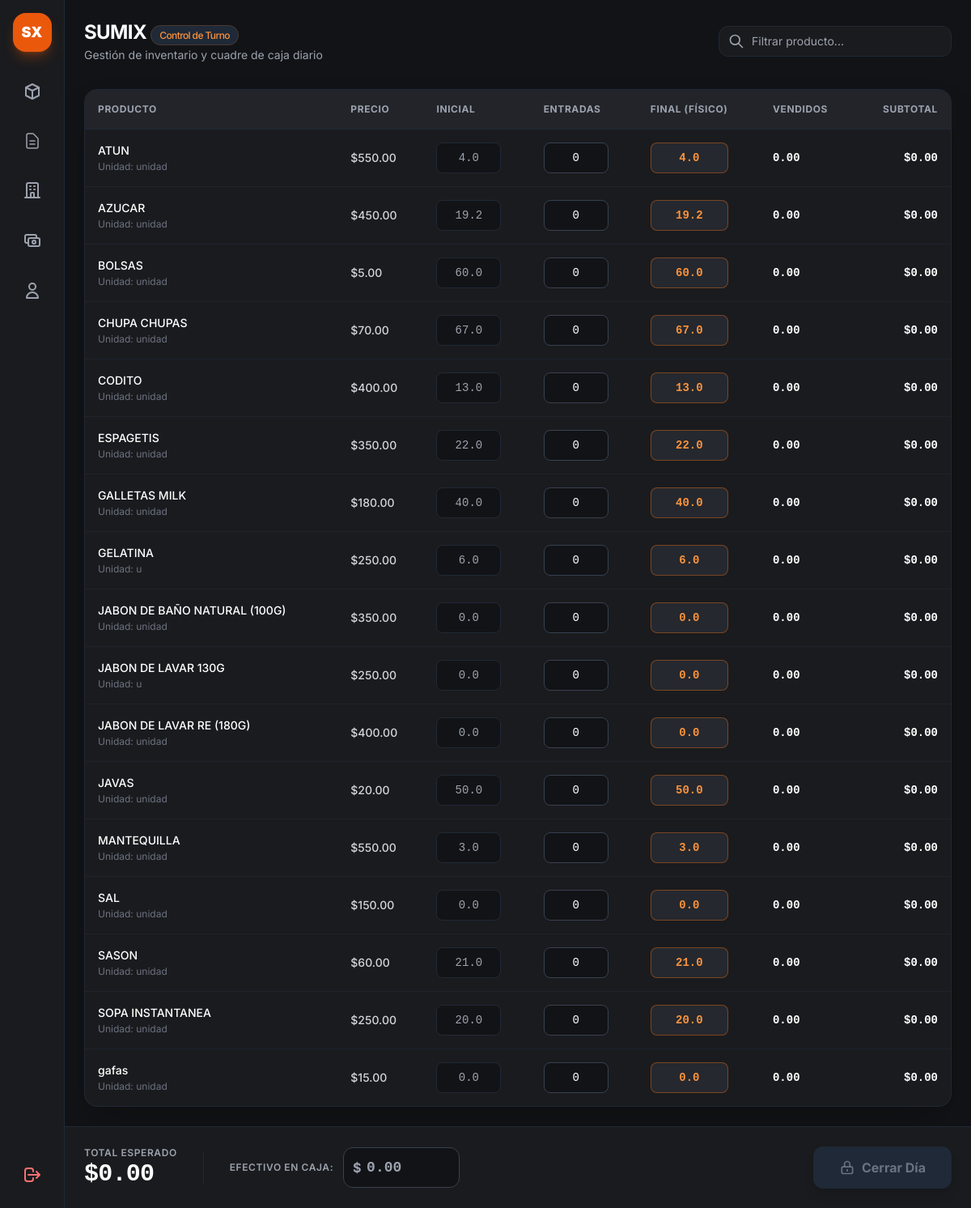
Before: /cierre (signed in) with the older database file.
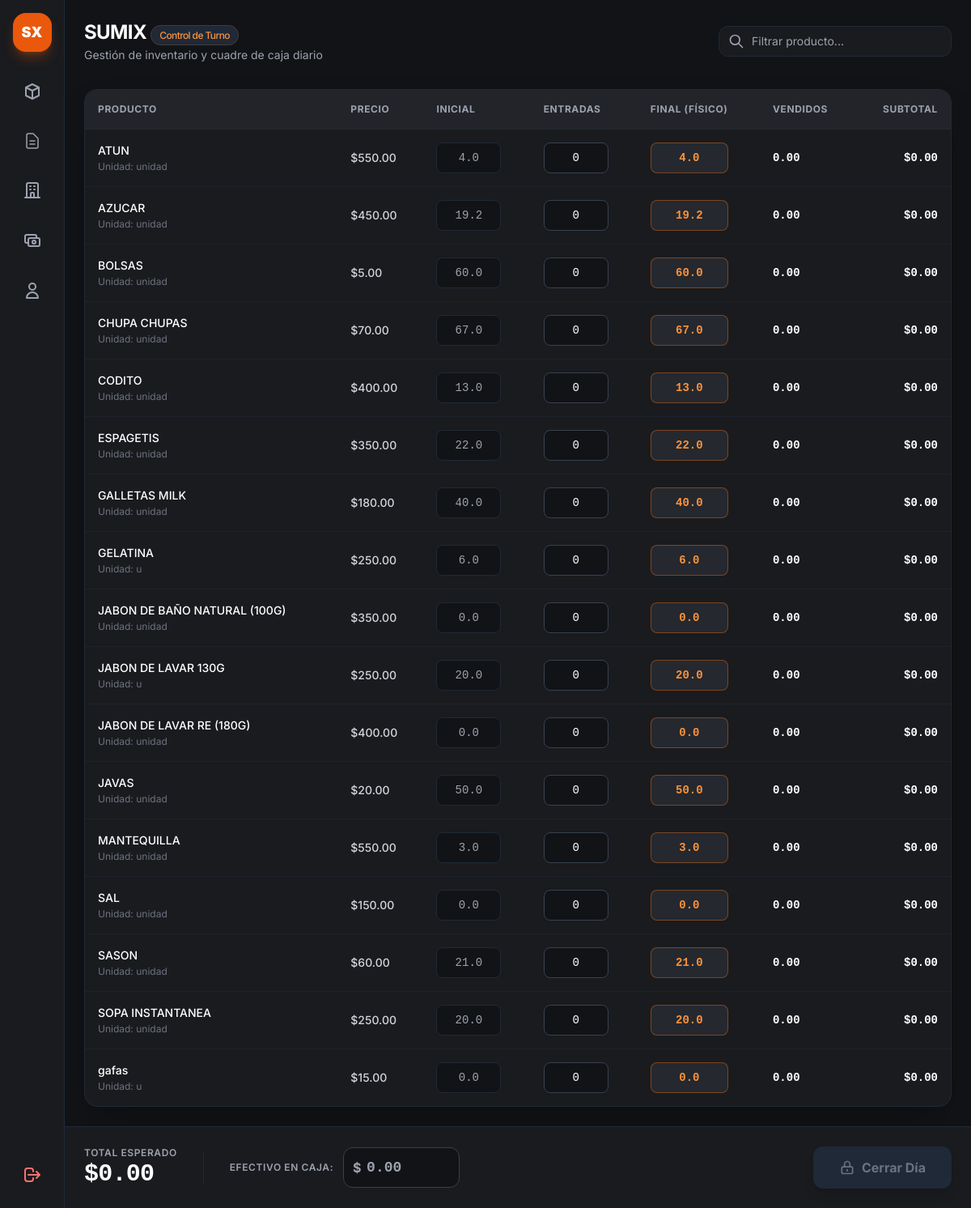
After: the same page with the newer database file.
### app.py (models this page shows, shortened)
class Producto(db.Model):
    __tablename__ = 'productos'
    id = db.Column(db.Integer, primary_key=True)
    codigo = db.Column(db.String(50), nullable=True)
    nombre = db.Column(db.String(100), nullable=False)
    unidad_medida = db.Column(db.String(20), default='unidad')
    propietario_id = db.Column(db.Integer, db.ForeignKey('propietarios.id'), nullable=True)
    precio_costo = db.Column(db.Float, default=0.0)
    precio_venta = db.Column(db.Float, default=0.0)
    fecha_vencimiento = db.Column(db.Date, nullable=True)
    proveedor_id = db.Column(db.Integer, db.ForeignKey('proveedores.id'), nullable=True)
    proveedor = db.relationship('Proveedor', backref=db.backref('productos', lazy=True))
    estado_pago = db.Column(db.String(20), default="Pagado")
    monto_pendiente = db.Column(db.Float, default=0.0)
    fecha_creacion = db.Column(db.DateTime, default=datetime.utcnow)
    stocks = db.relationship('StockAlmacen', backref='producto', cascade="all, delete-orphan", lazy=True)
    @property
    def stock_venta(self):
        for s in self.stocks:
            if s.almacen and s.almacen.es_area_venta:
                return s.cantidad
        return 0.0

class Almacen(db.Model):
    __tablename__ = 'almacenes'
    id = db.Column(db.Integer, primary_key=True)
    nombre = db.Column(db.String(100), nullable=False, unique=True)
    ubicacion = db.Column(db.String(150), nullable=True)
    es_area_venta = db.Column(db.Boolean, default=False)
    stocks = db.relationship('StockAlmacen', backref='almacen', cascade="all, delete-orphan", lazy=True)

class StockAlmacen(db.Model):
    __tablename__ = 'stock_almacen'
    id = db.Column(db.Integer, primary_key=True)
    producto_id = db.Column(db.Integer, db.ForeignKey('productos.id'), nullable=False)
    almacen_id = db.Column(db.Integer, db.ForeignKey('almacenes.id'), nullable=False)
    cantidad = db.Column(db.Float, default=0.0)

### app.py (the view)
@app.route('/cierre')
def vista_cierre():
    if 'user' not in session:
        return redirect(url_for('login'))
    productos = Producto.query.order_by(
        case((Producto.stock_venta == 0, 1), else_=0),
        Producto.nombre.asc()
    ).all()
    return render_template('cierre.html', productos=productos)

### app.py (called while the page is built)
@app.context_processor
def inject_today():
    return {'hoy': date.today()}

### templates/cierre.html (shortened to what the changed rows need)
{% extends "base.html" %}
{% block content %}
<main class="flex-1 flex flex-col min-w-0 overflow-y-auto">
    <header class="p-6 pb-2 flex flex-col sm:flex-row sm:items-center justify-between gap-4">
        <div>
            <h1 class="text-2xl font-bold text-white tracking-tight">SUMIX <span
                    class="text-xs font-medium px-2.5 py-1 rounded-full bg-gray-800 text-orange-400 border border-orange-500/20">Control
                    de Turno</span></h1>
        </div>
    </header>
    <section class="p-6 flex-1">
        <div class="bg-[#1a1b1e] border border-gray-800 rounded-2xl overflow-hidden shadow-2xl">
            <div class="overflow-x-auto">
                <table class="w-full text-left border-collapse">
                    <thead>
                        <tr
                            class="border-b border-gray-800 text-xs font-semibold text-gray-400 uppercase tracking-wider bg-[#222429]">
                            <th class="p-4">Producto</th>
                            <th class="p-4">Precio</th>
                            <th class="p-4">Inicial</th>
                            <th class="p-4">Entradas</th>
                            <th class="p-4">Final (Físico)</th>
                            <th class="p-4">Vendidos</th>
                            <th class="p-4 text-right">Subtotal</th>
                        </tr>
                    </thead>
                    <tbody class="divide-y divide-gray-800/60 text-sm" id="tabla-productos">
                        {% for p in productos %}
                        <tr class="fila-producto hover:bg-gray-800/30 transition-colors"
                            data-id="{{ p.id }}" data-precio="{{ p.precio_venta }}">
                            <td class="p-4 font-medium text-white nombre-prod">
                                {{ p.nombre }}
                                <span class="block text-xs text-gray-500 mt-0.5 font-normal">Unidad: {{ p.unidad_medida }}</span>
                            </td>
                            <td class="p-4 font-medium text-gray-300">${{ "%.2f"|format(p.precio_venta) }}</td>
                            <td class="p-4">
                                <input type="number" step="any"
                                    class="stock-inicial w-20 bg-[#121316] border border-gray-800 rounded-lg p-2 text-gray-400 text-center font-mono"
                                    value="{{ p.stock_venta }}" readonly>
                            </td>
                            <td class="p-4">
                                <input type="number" step="any" min="0"
                                    class="entradas w-20 bg-[#121316] border border-gray-700 rounded-lg p-2 text-white text-center font-mono focus:border-orange-500 focus:outline-none"
                                    value="0" oninput="calcular()">
                            </td>
                            <td class="p-4">
                                <input type="number" step="any" min="0"
                                    class="stock-final w-24 bg-[#25282e] border border-orange-500/40 text-orange-400 font-bold rounded-lg p-2 text-center font-mono focus:border-orange-500 focus:outline-none focus:ring-1 focus:ring-orange-500"
                                    value="{{ p.stock_venta }}" oninput="calcular()">
                            </td>
                            <td class="p-4 font-bold text-white font-mono vendidos">0</td>
                            <td class="p-4 font-bold text-right text-white font-mono subtotal">$0.00</td>
                        </tr>
                        {% endfor %}
                    </tbody>
                </table>
            </div>
        </div>
    </section>
</main>
{% endblock %}

Changed rows visible on the page:
computed for Producto "JABON DE LAVAR 130G": stock_venta "0.0" → "20.0"
changed Producto "gafas": unidad_medida "unidad" → "u"
